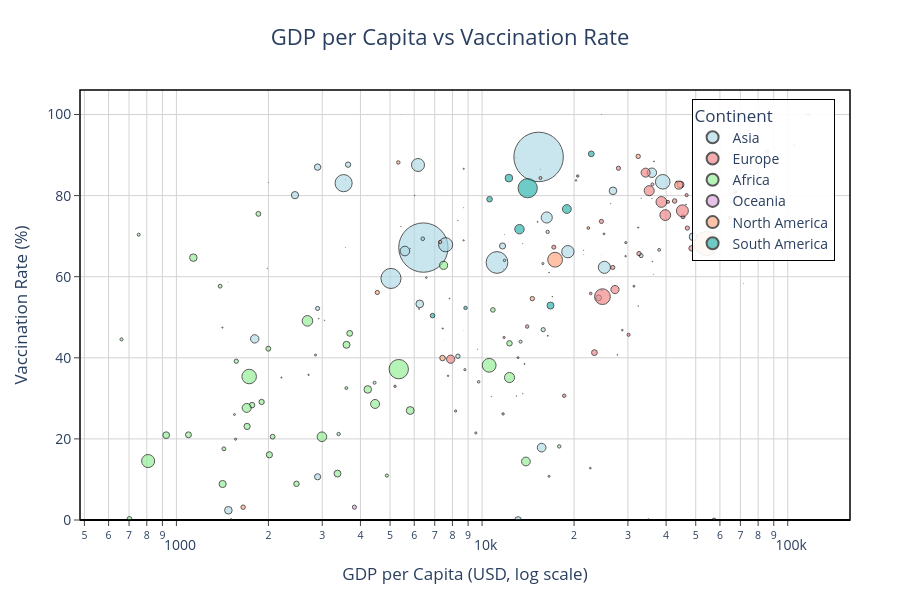

The notebook cell this image was saved under:
### Markdown cell above
---
## 8. 📊 Relationship Analysis: GDP per Capita vs Vaccination Rate

**Question:** Did economic wealth translate into higher vaccination coverage?

Bubble size represents **population** — so large bubbles like India and China dominate the Asia cluster. This chart is particularly revealing: wealthier nations generally vaccinated more of their populations, pointing to systemic inequities in global vaccine access and distribution.

### Code cell
# Prepare data for GDP vs Vaccination Rate chart
gdp_vax_data = latest_country_data.dropna(subset=['gdp_per_capita', 'vaccination_rate_pct', 'population'])

fig_gdp_vax = px.scatter(
    gdp_vax_data,
    x='gdp_per_capita',
    y='vaccination_rate_pct',
    color='continent',
    color_discrete_map=continent_colors,
    size='population',
    size_max=35,
    hover_name='location',
    custom_data=['gdp_per_capita', 'vaccination_rate_pct', 'population', 'people_fully_vaccinated_per_hundred', 'continent'],
    log_x=True,
    title='GDP per Capita vs Vaccination Rate',
    labels={'gdp_per_capita': 'GDP per Capita (USD, log scale)',
            'vaccination_rate_pct': 'Vaccination Rate (%)'},
    height=600
)

fig_gdp_vax.update_traces(
    marker=dict(
        sizemode="area",
        opacity=0.65,
        line=dict(width=1, color='black')
    ),
    hovertemplate=(
        '<b>%{hovertext}</b><br>'
        '<b>Continent:</b> %{customdata[4]}<br>'
        '<b>GDP per Capita:</b> $%{customdata[0]:,.0f}<br>'
        '<b>Vaccination Rate:</b> %{customdata[1]:.1f}%<br>'
        '<b>Population:</b> %{customdata[2]:,.0f}<br>'
        '<b>Fully Vaccinated per 100:</b> %{customdata[3]:.1f}'
        '<extra></extra>'
    )
)

fig_gdp_vax = apply_relationship_chart_guidelines(fig_gdp_vax,
    'GDP per Capita vs Vaccination Rate',
    'GDP per Capita (USD, log scale)',
    'Vaccination Rate (%)',
    y_zero=True)

fig_gdp_vax.show()

# Save the chart
fig_gdp_vax.write_html(str(output_dir / "gdp_vs_vaccination_rate.html"))
print("✓ Saved: outputs/charts/gdp_vs_vaccination_rate.html")

### Figure 1 — Plotly figure (JSON) as saved in the notebook; plotly's stock layout.template omitted (floating-point values rounded to 4 significant figures; data arrays with more than 128 entries replaced by an {"elided": "..."} marker saying what was removed)
{"data": [{"customdata": {"elided": "50x5 mixed values"}, "hovertemplate": "<b>%{hovertext}</b><br><b>Continent:</b> %{customdata[4]}<br><b>GDP per Capita:</b> $%{customdata[0]:,.0f}<br><b>Vaccination Rate:</b> %{customdata[1]:.1f}%<br><b>Population:</b> %{customdata[2]:,.0f}<br><b>Fully Vaccinated per 100:</b> %{customdata[3]:.1f}<extra></extra>", "hovertext": ["Afghanistan", "Armenia", "Azerbaijan", "Bahrain", "Bangladesh", "Bhutan", "Brunei", "Cambodia", "China", "East Timor", "Georgia", "Hong Kong", "India", "Indonesia", "Iran", "Iraq", "Israel", "Japan", "Jordan", "Kazakhstan", "Kuwait", "Kyrgyzstan", "Laos", "Lebanon", "Macao", "Malaysia", "Maldives", "Mongolia", "Myanmar", "Nepal", "North Korea", "Oman", "Pakistan", "Palestine", "Philippines", "Qatar", "Saudi Arabia", "Singapore", "South Korea", "Sri Lanka", "Syria", "Taiwan", "Tajikistan", "Thailand", "Turkey", "Turkmenistan", "United Arab Emirates", "Uzbekistan", "Vietnam", "Yemen"], "legendgroup": "Asia", "marker": {"color": "lightblue", "line": {"color": "black", "width": 1}, "opacity": 0.65, "size": [41128772, 2780472, 10358078, 1472237, 171186368, 782457, 449002, 16767851, 1425887360, 1341298, 3744385, 7488863, 1417173120, 275501344, 88550568, 44496124, 9449000, 123951696, 11285875, 19397998, 4268886, 6630621, 7529477, 5489744, 695180, 33938216, 523798, 3398373, 54179312, 30547586, 26069416, 4576300, 235824864, 5250076, 115559008, 2695131, 36408824, 5637022, 51815808, 21832150, 22125242, 23893396, 9952789, 71697024, 85341248, 6430777, 9441138, 34627648, 98186856, 33696612], "sizemode": "area", "sizeref": 1164000.0, "symbol": "circle"}, "mode": "markers", "name": "Asia", "orientation": "v", "showlegend": true, "type": "scatter", "x": [1804.0, 8788.0, 15850.0, 43290.0, 3524.0, 8709.0, 71810.0, 3645.0, 15310.0, 6570.0, 9745.0, 56050.0, 6427.0, 11190.0, 19080.0, 15660.0, 33130.0, 39000.0, 8337.0, 24060.0, 65530.0, 3393.0, 6397.0, 13370.0, 104900.0, 26810.0, 15180.0, 11840.0, 5592.0, 2443.0, 13110.0, 37960.0, 5035.0, 4450.0, 7599.0, 116900.0, 49050.0, 85540.0, 35940.0, 11670.0, 2897.0, 2897.0, 2897.0, 16280.0, 25130.0, 16390.0, 67290.0, 6253.0, 6172.0, 1479.0], "xaxis": "x", "y": [44.67, 37.07, 46.94, 83.33, 83.07, 86.61, 99.49, 87.63, 89.54, 59.77, 34.08, 90.85, 67.18, 63.51, 66.16, 17.85, 65.19, 83.4, 40.39, 54.79, 78.39, 21.2, 69.36, 43.98, 92.39, 81.18, 73.53, 64.02, 66.33, 80.11, 0, 66.62, 59.57, 33.85, 67.88, 100, 69.86, 90.85, 85.64, 67.57, 10.66, 87.02, 52.17, 74.6, 62.31, 71.05, 100, 53.29, 87.55, 2.4], "yaxis": "y"}, {"customdata": {"elided": "50x5 mixed values"}, "hovertemplate": "<b>%{hovertext}</b><br><b>Continent:</b> %{customdata[4]}<br><b>GDP per Capita:</b> $%{customdata[0]:,.0f}<br><b>Vaccination Rate:</b> %{customdata[1]:.1f}%<br><b>Population:</b> %{customdata[2]:,.0f}<br><b>Fully Vaccinated per 100:</b> %{customdata[3]:.1f}<extra></extra>", "hovertext": ["Albania", "Andorra", "Austria", "Belarus", "Belgium", "Bosnia and Herzegovina", "Bulgaria", "Croatia", "Cyprus", "Czechia", "Denmark", "Estonia", "Faroe Islands", "Finland", "France", "Germany", "Gibraltar", "Greece", "Guernsey", "Hungary", "Iceland", "Ireland", "Isle of Man", "Italy", "Jersey", "Latvia", "Liechtenstein", "Lithuania", "Luxembourg", "Malta", "Moldova", "Monaco", "Montenegro", "Netherlands", "North Macedonia", "Norway", "Poland", "Portugal", "Romania", "Russia", "San Marino", "Serbia", "Slovakia", "Slovenia", "Spain", "Sweden", "Switzerland", "Ukraine", "United Kingdom", "Vatican"], "legendgroup": "Europe", "marker": {"color": "lightcoral", "line": {"color": "black", "width": 1}, "opacity": 0.65, "size": [2842318, 79843, 8939617, 9534956, 11655923, 3233530, 6781955, 4030361, 896007, 10493990, 5882259, 1326064, 53117, 5540745, 67813000, 83369840, 32677, 10384972, 63329, 9967304, 372903, 5023108, 84534, 59037472, 110796, 1850654, 39355, 2750058, 647601, 533293, 3272993, 36491, 627082, 17564020, 2093606, 5434324, 39857144, 10270857, 19659270, 144713312, 33690, 6871547, 5643455, 2119843, 47558632, 10549349, 8740471, 39701744, 67508936, 808], "sizemode": "area", "sizeref": 1164000.0, "symbol": "circle"}, "mode": "markers", "name": "Europe", "orientation": "v", "showlegend": true, "type": "scatter", "x": [11800.0, 5820.0, 45440.0, 17170.0, 42660.0, 11710.0, 18560.0, 22670.0, 32420.0, 32610.0, 46680.0, 29480.0, 8703.0, 40590.0, 38610.0, 45230.0, 24570.0, 24570.0, 1999.0, 26780.0, 46480.0, 67340.0, 33130.0, 35220.0, 8337.0, 25060.0, 29520.0, 29520.0, 94280.0, 36510.0, 5190.0, 11840.0, 16410.0, 48470.0, 13110.0, 64800.0, 27220.0, 27940.0, 23310.0, 24770.0, 56860.0, 14050.0, 30160.0, 31400.0, 34270.0, 46950.0, 57410.0, 7894.0, 39750.0, 16750.0], "xaxis": "x", "y": [45.01, 67.01, 74.76, 67.28, 78.68, 26.17, 30.64, 55.87, 72.11, 65.71, 80.11, 65.06, 76.99, 78.46, 78.44, 76.24, 100, 73.64, 83.23, 62.28, 77.82, 80.94, 79.38, 81.21, 73.9, 70.57, 0, 68.4, 71.45, 88.43, 32.97, 70.34, 45.43, 67, 40.04, 74.61, 56.83, 86.75, 41.28, 55.08, 70.15, 47.71, 45.68, 57.66, 85.66, 71.98, 0, 39.65, 75.19, 0], "yaxis": "y"}, {"customdata": {"elided": "58x5 mixed values"}, "hovertemplate": "<b>%{hovertext}</b><br><b>Continent:</b> %{customdata[4]}<br><b>GDP per Capita:</b> $%{customdata[0]:,.0f}<br><b>Vaccination Rate:</b> %{customdata[1]:.1f}%<br><b>Population:</b> %{customdata[2]:,.0f}<br><b>Fully Vaccinated per 100:</b> %{customdata[3]:.1f}<extra></extra>", "hovertext": ["Algeria", "Angola", "Benin", "Botswana", "Burkina Faso", "Burundi", "Cameroon", "Cape Verde", "Central African Republic", "Chad", "Comoros", "Congo", "Cote d'Ivoire", "Democratic Republic of Congo", "Djibouti", "Egypt", "Equatorial Guinea", "Eritrea", "Eswatini", "Ethiopia", "Gabon", "Gambia", "Ghana", "Guinea", "Guinea-Bissau", "Kenya", "Lesotho", "Liberia", "Libya", "Madagascar", "Malawi", "Mali", "Mauritania", "Mauritius", "Mayotte", "Morocco", "Mozambique", "Namibia", "Niger", "Nigeria", "Reunion", "Rwanda", "Saint Helena", "Sao Tome and Principe", "Senegal", "Seychelles", "Sierra Leone", "Somalia", "South Africa", "South Sudan", "Sudan", "Tanzania", "Togo", "Tunisia", "Uganda", "Western Sahara", "Zambia", "Zimbabwe"], "legendgroup": "Africa", "marker": {"color": "lightgreen", "line": {"color": "black", "width": 1}, "opacity": 0.65, "size": [44903228, 35588996, 13352864, 2630300, 22673764, 12889583, 27914542, 593162, 5579148, 17723312, 836783, 5970430, 28160548, 99010216, 1120851, 110990096, 1674916, 3684041, 1201680, 123379928, 2388997, 2705995, 33475870, 13859349, 2105580, 54027484, 2305826, 5302690, 6812344, 29611718, 20405318, 22593598, 4736146, 1299478, 326113, 37457976, 32969520, 2567024, 26207982, 218541216, 974062, 13776702, 5401, 227393, 17316452, 107135, 8605723, 17597508, 59893884, 10913172, 46874200, 65497752, 8848700, 12356116, 47249588, 576005, 20017670, 16320539], "sizemode": "area", "sizeref": 1164000.0, "symbol": "circle"}, "mode": "markers", "name": "Africa", "orientation": "v", "showlegend": true, "type": "scatter", "x": [13910.0, 5820.0, 2064.0, 15810.0, 1703.0, 702.2, 3365.0, 6223.0, 661.2, 1768.0, 1414.0, 4881.0, 3601.0, 808.1, 2705.0, 10550.0, 22600.0, 1510.0, 7739.0, 1730.0, 16560.0, 1562.0, 4228.0, 1999.0, 1549.0, 2993.0, 2851.0, 752.8, 17880.0, 1416.0, 1095.0, 2014.0, 3598.0, 20290.0, 17340.0, 7485.0, 1136.0, 9542.0, 926, 5338.0, 23310.0, 1854.0, 24650.0, 3053.0, 2471.0, 26380.0, 1390.0, 12290.0, 12290.0, 1570.0, 4467.0, 2683.0, 1430.0, 10850.0, 1698.0, 1479.0, 3689.0, 1900.0], "xaxis": "x", "y": [14.43, 27, 20.54, 63.24, 23.08, 0.28, 11.45, 52.05, 44.54, 28.33, 47.45, 10.96, 43.2, 14.54, 35.79, 38.15, 12.78, 0, 35.56, 35.38, 10.78, 19.93, 32.2, 42.24, 26.01, 20.53, 40.68, 70.36, 18.15, 8.88, 21.01, 16.08, 32.53, 83.74, 0, 62.8, 64.7, 21.46, 20.92, 37.2, 0, 75.49, 65.38, 49.25, 8.93, 78, 57.66, 43.57, 35.13, 39.16, 28.62, 49.11, 17.56, 51.81, 27.64, 0, 46.03, 29.11], "yaxis": "y"}, {"customdata": [[5820.0, 0, 44295, 0, "Oceania"], [44650.0, 82.7, 26177410, 82.7, "Oceania"], [15525, 86.47, 17032, 86.47, "Oceania"], [8703.0, 68.96, 929769, 68.96, "Oceania"], [16560.0, 60.99, 306292, 60.99, "Oceania"], [7424.0, 0, 171783, 0, "Oceania"], [1981.0, 62.08, 131237, 62.08, "Oceania"], [3819.0, 0, 41593, 0, "Oceania"], [3299.0, 0, 114178, 0, "Oceania"], [12900.0, 89.4, 12691, 89.4, "Oceania"], [36090.0, 63.74, 289959, 63.74, "Oceania"], [36090.0, 82.77, 5185289, 82.77, "Oceania"], [13110.0, 83.76, 1952, 83.76, "Oceania"], [64800.0, 0, 49574, 0, "Oceania"], [13240.0, 0, 18084, 0, "Oceania"], [3823.0, 3.17, 10142625, 3.17, "Oceania"], [27220.0, 100, 47, 100, "Oceania"], [6022.0, 80.02, 222390, 80.02, "Oceania"], [2206.0, 35.12, 724272, 35.12, "Oceania"], [5426.0, 100, 1893, 116.4, "Oceania"], [5426.0, 72.39, 106867, 72.39, "Oceania"], [3575.0, 83.86, 11335, 83.86, "Oceania"], [2922.0, 49.66, 326744, 49.66, "Oceania"], [1479.0, 58.67, 11596, 58.67, "Oceania"]], "hovertemplate": "<b>%{hovertext}</b><br><b>Continent:</b> %{customdata[4]}<br><b>GDP per Capita:</b> $%{customdata[0]:,.0f}<br><b>Vaccination Rate:</b> %{customdata[1]:.1f}%<br><b>Population:</b> %{customdata[2]:,.0f}<br><b>Fully Vaccinated per 100:</b> %{customdata[3]:.1f}<extra></extra>", "hovertext": ["American Samoa", "Australia", "Cook Islands", "Fiji", "French Polynesia", "Guam", "Kiribati", "Marshall Islands", "Micronesia (country)", "Nauru", "New Caledonia", "New Zealand", "Niue", "Northern Mariana Islands", "Palau", "Papua New Guinea", "Pitcairn", "Samoa", "Solomon Islands", "Tokelau", "Tonga", "Tuvalu", "Vanuatu", "Wallis and Futuna"], "legendgroup": "Oceania", "marker": {"color": "plum", "line": {"color": "black", "width": 1}, "opacity": 0.65, "size": [44295, 26177410, 17032, 929769, 306292, 171783, 131237, 41593, 114178, 12691, 289959, 5185289, 1952, 49574, 18084, 10142625, 47, 222390, 724272, 1893, 106867, 11335, 326744, 11596], "sizemode": "area", "sizeref": 1164000.0, "symbol": "circle"}, "mode": "markers", "name": "Oceania", "orientation": "v", "showlegend": true, "type": "scatter", "x": [5820.0, 44650.0, 15525, 8703.0, 16560.0, 7424.0, 1981.0, 3819.0, 3299.0, 12900.0, 36090.0, 36090.0, 13110.0, 64800.0, 13240.0, 3823.0, 27220.0, 6022.0, 2206.0, 5426.0, 5426.0, 3575.0, 2922.0, 1479.0], "xaxis": "x", "y": [0, 82.7, 86.47, 68.96, 60.99, 0, 62.08, 0, 0, 89.4, 63.74, 82.77, 83.76, 0, 0, 3.17, 100, 80.02, 35.12, 100, 72.39, 83.86, 49.66, 58.67], "yaxis": "y"}, {"customdata": {"elided": "41x5 mixed values"}, "hovertemplate": "<b>%{hovertext}</b><br><b>Continent:</b> %{customdata[4]}<br><b>GDP per Capita:</b> $%{customdata[0]:,.0f}<br><b>Vaccination Rate:</b> %{customdata[1]:.1f}%<br><b>Population:</b> %{customdata[2]:,.0f}<br><b>Fully Vaccinated per 100:</b> %{customdata[3]:.1f}<extra></extra>", "hovertext": ["Anguilla", "Antigua and Barbuda", "Aruba", "Bahamas", "Barbados", "Belize", "Bermuda", "Bonaire Sint Eustatius and Saba", "British Virgin Islands", "Canada", "Cayman Islands", "Costa Rica", "Cuba", "Curacao", "Dominica", "Dominican Republic", "El Salvador", "Greenland", "Grenada", "Guadeloupe", "Guatemala", "Haiti", "Honduras", "Jamaica", "Martinique", "Mexico", "Montserrat", "Nicaragua", "Panama", "Puerto Rico", "Saint Barthelemy", "Saint Kitts and Nevis", "Saint Lucia", "Saint Martin (French part)", "Saint Pierre and Miquelon", "Saint Vincent and the Grenadines", "Sint Maarten (Dutch part)", "Trinidad and Tobago", "Turks and Caicos Islands", "United States", "United States Virgin Islands"], "legendgroup": "North America", "marker": {"color": "lightsalmon", "line": {"color": "black", "width": 1}, "opacity": 0.65, "size": [15877, 93772, 106459, 409989, 281646, 405285, 64207, 27052, 31332, 38454328, 68722, 5180836, 11212198, 191173, 72758, 11228821, 6336393, 56494, 125459, 395762, 17843914, 11585003, 10432858, 2827382, 367512, 127504120, 4413, 6948395, 4408582, 3252412, 10994, 47681, 179872, 31816, 5885, 103959, 44192, 1531043, 45726, 338289856, 99479], "sizemode": "area", "sizeref": 1164000.0, "symbol": "circle"}, "mode": "markers", "name": "North America", "orientation": "v", "showlegend": true, "type": "scatter", "x": [21490.0, 21490.0, 35970.0, 27720.0, 16980.0, 7824.0, 50670.0, 11710.0, 71810.0, 44020.0, 49900.0, 15525, 32420.0, 32420.0, 9673.0, 14600.0, 7292.0, 13590.0, 13590.0, 7424.0, 7424.0, 1653.0, 4542.0, 8194.0, 3598.0, 17340.0, 7485.0, 5321.0, 22270.0, 35040.0, 24650.0, 24650.0, 12950.0, 10730.0, 10730.0, 10730.0, 36330.0, 28760.0, 3575.0, 54230.0, 20550.0], "xaxis": "x", "y": [65.38, 66.53, 79.25, 40.73, 55.05, 54.63, 74.22, 61.87, 58.28, 82.59, 88.32, 84.35, 89.67, 52.77, 42.14, 54.6, 68.56, 68.17, 31.11, 0, 39.94, 3.16, 56.11, 26.88, 0, 64.19, 44.23, 88.17, 72, 0, 0, 56.63, 30.56, 0, 0, 30.43, 60.58, 46.82, 67.16, 68.18, 0], "yaxis": "y"}, {"customdata": [[18930.0, 76.69, 45510324, 76.69, "South America"], [6886.0, 50.4, 12224114, 50.4, "South America"], [14100.0, 81.82, 215313504, 81.82, "South America"], [22770.0, 90.29, 19603736, 90.29, "South America"], [13250.0, 71.72, 51874028, 71.72, "South America"], [10580.0, 79.11, 18001002, 79.11, "South America"], [8703.0, 46.7, 3801, 46.7, "South America"], [16560.0, 0, 304568, 0, "South America"], [7435.0, 47.23, 808727, 47.23, "South America"], [8827.0, 52.31, 6780745, 52.31, "South America"], [12240.0, 84.32, 34049588, 84.32, "South America"], [13770.0, 38.49, 618046, 38.49, "South America"], [20550.0, 84.82, 3422796, 84.82, "South America"], [16750.0, 52.88, 28301700, 52.88, "South America"]], "hovertemplate": "<b>%{hovertext}</b><br><b>Continent:</b> %{customdata[4]}<br><b>GDP per Capita:</b> $%{customdata[0]:,.0f}<br><b>Vaccination Rate:</b> %{customdata[1]:.1f}%<br><b>Population:</b> %{customdata[2]:,.0f}<br><b>Fully Vaccinated per 100:</b> %{customdata[3]:.1f}<extra></extra>", "hovertext": ["Argentina", "Bolivia", "Brazil", "Chile", "Colombia", "Ecuador", "Falkland Islands", "French Guiana", "Guyana", "Paraguay", "Peru", "Suriname", "Uruguay", "Venezuela"], "legendgroup": "South America", "marker": {"color": "lightseagreen", "line": {"color": "black", "width": 1}, "opacity": 0.65, "size": [45510324, 12224114, 215313504, 19603736, 51874028, 18001002, 3801, 304568, 808727, 6780745, 34049588, 618046, 3422796, 28301700], "sizemode": "area", "sizeref": 1164000.0, "symbol": "circle"}, "mode": "markers", "name": "South America", "orientation": "v", "showlegend": true, "type": "scatter", "x": [18930.0, 6886.0, 14100.0, 22770.0, 13250.0, 10580.0, 8703.0, 16560.0, 7435.0, 8827.0, 12240.0, 13770.0, 20550.0, 16750.0], "xaxis": "x", "y": [76.69, 50.4, 81.82, 90.29, 71.72, 79.11, 46.7, 0, 47.23, 52.31, 84.32, 38.49, 84.82, 52.88], "yaxis": "y"}], "layout": {"font": {"size": 14}, "height": 600, "legend": {"bgcolor": "rgba(255,255,255,0.9)", "bordercolor": "black", "borderwidth": 1, "itemsizing": "constant", "orientation": "v", "title": {"text": "Continent"}, "tracegroupgap": 0, "x": 0.98, "xanchor": "right", "y": 0.98, "yanchor": "top"}, "margin": {"b": 80, "l": 80, "r": 50, "t": 90}, "paper_bgcolor": "white", "plot_bgcolor": "white", "shapes": [{"fillcolor": "rgba(0,0,0,0)", "line": {"color": "black", "width": 1.5}, "type": "rect", "x0": 0, "x1": 1, "xref": "paper", "y0": 0, "y1": 1, "yref": "paper"}], "title": {"font": {"size": 22}, "text": "GDP per Capita vs Vaccination Rate", "x": 0.5, "xanchor": "center"}, "xaxis": {"anchor": "y", "domain": [0, 1], "gridcolor": "lightgray", "showgrid": true, "tickangle": 0, "ticks": "outside", "title": {"text": "GDP per Capita (USD, log scale)"}, "type": "log", "zeroline": true, "zerolinecolor": "black"}, "yaxis": {"anchor": "x", "domain": [0, 1], "gridcolor": "lightgray", "rangemode": "tozero", "showgrid": true, "tickangle": 0, "ticks": "outside", "title": {"text": "Vaccination Rate (%)"}, "zeroline": true, "zerolinecolor": "black"}}}
